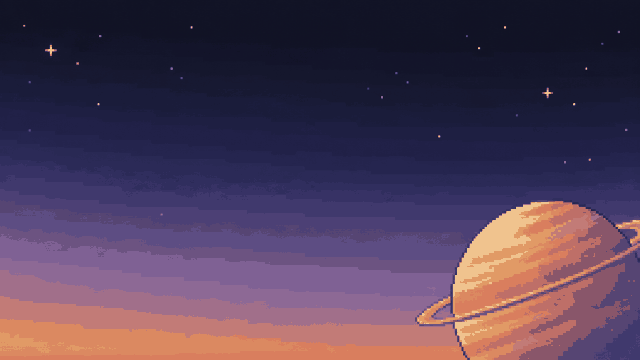
#> input picture art-src/lunar/work/lunar-sky-w2.png, 640 x 360 px
$ python build_sky.py
#> lines starting #> are read from the running program, lines starting #| are printed output that depends on the picture
"""Rebuild lunar-sky.png: clean banded dusk gradient + an authored ringed planet (dev tooling; Pillow).

Wave 3 round 3 (2026-10-02). Replaces the quantized Codex painting (kept as work/lunar-sky-w2.png):
  * the gradient keeps the w2 colour ramp but each band edge is a smooth sum of sines with integer
    periods over 640 px (seamless wrap), cleaned of 1 px back-and-forth steps; a few tapered
    horizontal cloud lenses sit in the warm lower sky;
  * stars and the two sparkle crosses are copied from the w2 sky (pixels well above their row's
    band colour), except near the planet;
  * the planet is drawn in the planet-far-plum idiom: 1 px darker rim, latitude bands on a tilted
    sphere in an 8-colour amber/terracotta/plum ramp, a terminator toward the bottom-right, a 1 px
    top-left limb catch-light and a continuous ring (back pass behind, front pass over the body,
    1 px ring shadow on the body).
Run from the repo root:  python art-src/lunar/scripts/build_sky.py
"""
from __future__ import annotations

import math
from pathlib import Path

from PIL import Image

ROOT = Path(__file__).resolve().parents[3]
SRC = ROOT / "art-src" / "lunar" / "work" / "lunar-sky-w2.png"
OUT = ROOT / "public" / "assets" / "lunar" / "lunar-sky.png"
W, H = 640, 360

# (colour, first row of the band, wave terms (amp, cycles per 640 px, phase)) top to bottom
BANDS: list[tuple[tuple[int, int, int], int, list[tuple[float, int, float]]]] = [
    ((17, 19, 37), 0, []),
    ((19, 20, 42), 46, [(1.1, 2, 0.4), (0.2, 4, 1.1)]),
    ((21, 23, 45), 63, [(1.3, 2, 2.0), (0.2, 4, 0.3)]),
    ((23, 25, 50), 80, [(1.4, 3, 1.2), (0.3, 5, 2.2)]),
    ((26, 28, 58), 98, [(1.6, 2, 4.1), (0.3, 4, 0.8)]),
    ((30, 31, 66), 117, [(1.8, 3, 0.2), (0.3, 5, 1.7)]),
    ((33, 33, 72), 133, [(1.8, 2, 3.0), (0.3, 4, 2.6)]),
    ((37, 37, 79), 151, [(2.0, 3, 5.0), (0.4, 5, 0.1)]),
    ((43, 42, 87), 166, [(2.2, 2, 1.6), (0.4, 4, 3.3)]),
    ((48, 46, 94), 182, [(2.3, 3, 2.7), (0.4, 5, 1.0)]),
    ((55, 50, 101), 191, [(2.3, 2, 0.9), (0.5, 4, 4.0)]),
    ((64, 57, 109), 200, [(2.5, 3, 3.6), (0.5, 5, 2.0)]),
    ((76, 64, 117), 212, [(2.7, 2, 5.5), (0.5, 4, 0.6)]),
    ((93, 77, 131), 226, [(2.9, 3, 1.9), (0.6, 5, 3.0)]),
    ((108, 83, 133), 248, [(3.1, 2, 4.4), (0.6, 4, 1.4)]),
    ((127, 97, 148), 258, [(3.2, 3, 0.7), (0.6, 5, 2.8)]),
    ((141, 105, 149), 284, [(3.4, 2, 2.4), (0.6, 4, 4.6)]),
    ((161, 111, 138), 300, [(3.6, 3, 5.9), (0.7, 5, 0.2)]),
    ((194, 123, 119), 316, [(3.6, 2, 3.3), (0.7, 4, 1.9)]),
    ((219, 137, 97), 334, [(3.6, 3, 1.1), (0.7, 5, 3.9)]),
]

# tapered cloud lenses in the warm lower sky: (centre x, centre y, half length, max thickness, band index)
CLOUDS = [
    (96, 270, 58, 3, 16), (262, 292, 84, 4, 17), (430, 286, 44, 3, 17),
    (150, 314, 72, 4, 18), (360, 326, 90, 4, 19), (560, 318, 60, 3, 19),
]

# planet geometry (art px)
PCX, PCY, PR = 545, 206, 52
ROLL = math.radians(-12)        # ring/band tilt in the picture plane (rises to the right)
OPEN = math.radians(15)         # how far we see onto the ring's top face
RING_IN, RING_OUT = 1.50, 1.74  # ring radii in planet radii
RAMP = [
    (250, 226, 176),  # 0 highlight cream
    (242, 198, 138),  # 1 light amber
    (230, 168, 108),  # 2 amber
    (213, 138, 92),   # 3 warm terracotta
    (186, 112, 88),   # 4 terracotta deep
    (148, 92, 96),    # 5 terracotta-plum
    (113, 78, 110),   # 6 shadow plum
    (86, 64, 104),    # 7 deep shadow
]
RIM = (52, 40, 76)
RING_HI, RING_MID, RING_LO, RING_SHADE = (247, 218, 160), (226, 172, 112), (182, 120, 92), (122, 84, 108)


def wave(base: int, terms: list[tuple[float, int, float]]) -> list[int]:
    ys = [round(base + sum(a * math.sin(2 * math.pi * n * x / W + p) for a, n, p in terms)) for x in range(W)]
    for _ in range(3):
        for x in range(W):
            l, r = ys[(x - 1) % W], ys[(x + 1) % W]
            if l == r and ys[x] != l:
                ys[x] = l
    return ys


def gradient() -> Image.Image:
    img = Image.new("RGBA", (W, H), (*BANDS[0][0], 255))
    px = img.load()
    edges = [wave(b, t) for _, b, t in BANDS]
    for x in range(W):
        for y in range(H):
            idx = 0
            for i, e in enumerate(edges):
                if y >= e[x]:
                    idx = i
            px[x, y] = (*BANDS[idx][0], 255)
    for cx, cy, half, thick, band in CLOUDS:
        col = BANDS[band][0]
        for dx in range(-half, half + 1):
            t = 1 - (dx / half) ** 2
            th = max(1, round(thick * t ** 0.6))
            if t < 0.08:
                continue
            x = (cx + dx) % W
            # slight upward bow so lenses read as soft cloud bars, not rulers
            yc = cy - round(1.5 * t)
            for dy in range(th):
                px[x, yc + dy] = (*col, 255)
    return img


def copy_stars(img: Image.Image) -> int:
    """Copy the w2 stars/sparkles: small bright components only (<= 80 px: dots and the two sparkle crosses), away from the planet."""
    src = Image.open(SRC).convert("RGB")
    sp, px = src.load(), img.load()
    bright = {(x, y) for y in range(0, 250) for x in range(W) if sum(sp[x, y]) - sum(px[x, y][:3]) > 75}
    n, seen = 0, set()
    for start in bright:
        if start in seen:
            continue
        comp, stack = [], [start]
        seen.add(start)
        while stack:
            x, y = stack.pop()
            comp.append((x, y))
            for q in ((x + 1, y), (x - 1, y), (x, y + 1), (x, y - 1)):
                if q in bright and q not in seen:
                    seen.add(q)
                    stack.append(q)
        if len(comp) > 80 or any(x > 596 and y > 196 for x, y in comp):
            continue
        if any((x - PCX) ** 2 + (y - PCY) ** 2 < (PR * 1.9) ** 2 for x, y in comp):
            continue
        for x, y in comp:
            px[x, y] = (*sp[x, y], 255)
            n += 1
    return n


def axes() -> tuple[tuple[float, float, float], tuple[float, float, float], tuple[float, float, float]]:
    """Planet spin axis and two ring-plane vectors in screen space (x right, y down, z toward viewer)."""
    # axis starts as screen-up, tipped toward the viewer by OPEN, then rolled by ROLL
    ax = (0.0, -math.cos(OPEN), math.sin(OPEN))
    e1 = (1.0, 0.0, 0.0)
    e2 = (0.0, math.sin(OPEN), math.cos(OPEN))
    c, s = math.cos(ROLL), math.sin(ROLL)

    def roll(v: tuple[float, float, float]) -> tuple[float, float, float]:
        return (v[0] * c - v[1] * s, v[0] * s + v[1] * c, v[2])

    return roll(ax), roll(e1), roll(e2)


def planet(img: Image.Image) -> None:
    px = img.load()
    ax, e1, e2 = axes()
    light = (-0.62, -0.58, 0.53)
    ln = math.sqrt(sum(v * v for v in light))
    light = tuple(v / ln for v in light)

    def ring_coords(x: float, y: float) -> tuple[float, float] | None:
        """Ring-plane radius (in planet radii) and depth sign for a screen point on the ring plane."""
        # solve P = a*e1 + b*e2 with P.xy = (x, y); z follows
        det = e1[0] * e2[1] - e1[1] * e2[0]
        if abs(det) < 1e-6:
            return None
        a = (x * e2[1] - y * e2[0]) / det
        b = (e1[0] * y - e1[1] * x) / det
        z = a * e1[2] + b * e2[2]
        return math.hypot(a, b), z

    def ring_colour(rho: float, a_ang: float, z: float):
        t = (rho - RING_IN) / (RING_OUT - RING_IN)
        if t < 0.18 or t > 0.88:
            col = RING_LO
        elif t < 0.5:
            col = RING_HI
        else:
            col = RING_MID
        # the far right ansa sits in the planet's shadow side: one step down
        return col

    ring_px: dict[tuple[int, int], tuple[tuple[int, int, int], float]] = {}
    for y in range(H):
        for x in range(W):
            dx, dy = (x + 0.5 - PCX) / PR, (y + 0.5 - PCY) / PR
            rc = ring_coords(dx, dy)
            if rc is None:
                continue
            rho, z = rc
            if RING_IN <= rho <= RING_OUT:
                ring_px[(x, y)] = (ring_colour(rho, 0.0, z), z)

    # ring outline: 1 px darker edge on the sky side of the ring band
    def is_ring(p: tuple[int, int]) -> bool:
        return p in ring_px

    # back pass + outlines first
    body: set[tuple[int, int]] = set()
    for y in range(PCY - PR - 1, PCY + PR + 2):
        for x in range(PCX - PR - 1, PCX + PR + 2):
            dx, dy = (x + 0.5 - PCX) / PR, (y + 0.5 - PCY) / PR
            if dx * dx + dy * dy <= 1.0:
                body.add((x, y))

    for (x, y), (col, z) in ring_px.items():
        if z < 0 and (x, y) not in body:
            px[x, y] = (*col, 255)
    for (x, y), (col, z) in ring_px.items():
        if (x, y) in body:
            continue
        for nx, ny in ((x, y - 1), (x, y + 1), (x - 1, y), (x + 1, y)):
            if (nx, ny) not in ring_px and (nx, ny) not in body and 0 <= ny < H and 0 <= nx < W:
                # outline only on the lower/outer edges (light from top-left keeps the upper edge soft)
                px[nx, ny] = (*RING_SHADE, 255) if ny > y or nx > x else px[nx, ny]

    # body
    shade: dict[tuple[int, int], int] = {}
    for (x, y) in body:
        dx, dy = (x + 0.5 - PCX) / PR, (y + 0.5 - PCY) / PR
        dz = math.sqrt(max(0.0, 1 - dx * dx - dy * dy))
        n = (dx, dy, dz)
        lam = max(0.0, sum(a * b for a, b in zip(n, light)))
        lat = sum(a * b for a, b in zip(n, ax))
        lon = math.atan2(sum(a * b for a, b in zip(n, e2)), sum(a * b for a, b in zip(n, e1)))
        if lam > 0.78:
            li = 0
        elif lam > 0.50:
            li = 1
        elif lam > 0.24:
            li = 2
        else:
            li = 4
        latw = lat + 0.035 * math.sin(2 * lon + 0.6)
        # latitude bands: 0 light zone, 1 belt, 2 dark accent belt
        if latw > 0.62:
            band = 1
        elif latw > 0.40:
            band = 0
        elif latw > 0.28:
            band = 1
        elif latw > 0.05:
            band = 0
        elif latw > -0.10:
            band = 2
        elif latw > -0.22:
            band = 1
        elif latw > -0.48:
            band = 0
        elif latw > -0.62:
            band = 1
        else:
            band = 0
        shade[(x, y)] = min(7, li + band + (1 if li == 0 and band else 0))

    # ring shadow on the body: just below the front pass
    for (x, y) in list(shade):
        dx, dy = (x + 0.5 - PCX) / PR, (y + 0.5 - PCY) / PR
        rc = ring_coords(dx, dy - 2.0 / PR)
        if rc and RING_IN <= rc[0] <= RING_OUT and rc[1] > 0 and (x, y) not in ring_px:
            shade[(x, y)] = min(7, shade[(x, y)] + 2)

    # clean isolated single pixels
    for _ in range(2):
        for (x, y), v in list(shade.items()):
            nb = [shade.get(p) for p in ((x - 1, y), (x + 1, y), (x, y - 1), (x, y + 1))]
            nb = [n for n in nb if n is not None]
            if len(nb) == 4 and v not in nb:
                shade[(x, y)] = max(set(nb), key=nb.count)
            elif len(nb) >= 2 and nb.count(v) == 0 and (x - 1, y) in shade and (x + 1, y) in shade and shade[(x - 1, y)] == shade[(x + 1, y)]:
                shade[(x, y)] = shade[(x - 1, y)]

    for (x, y), v in shade.items():
        px[x, y] = (*RAMP[v], 255)

    # rim: 1 px darker outline on body pixels that touch the sky
    edge = [(x, y) for (x, y) in body if any(p not in body for p in ((x - 1, y), (x + 1, y), (x, y - 1), (x, y + 1)))]
    for x, y in edge:
        px[x, y] = (*RIM, 255)
    # top-left limb catch-light just inside the rim
    for x, y in edge:
        dx, dy = (x + 0.5 - PCX) / PR, (y + 0.5 - PCY) / PR
        if dx < -0.15 and dy < 0.25 and dx + dy < -0.55:
            ix, iy = x + (1 if dx < 0 else -1), y + (1 if dy < 0 else -1)
            for q in ((ix, y), (x, iy)):
                if q in body and q not in edge:
                    px[q[0], q[1]] = (*RAMP[0], 255)

    # front pass over the body
    for (x, y), (col, z) in ring_px.items():
        if z >= 0:
            px[x, y] = (*col, 255)
    # dark separation line just under the front pass where it crosses the body
    for (x, y), (col, z) in ring_px.items():
        if z >= 0 and (x, y) in body and (x, y + 1) in body and (x, y + 1) not in ring_px:
            px[x, y + 1] = (*RAMP[6], 255)


def main() -> None:
    img = gradient()
#> in gradient, `img = Image.new("RGBA", (W, H), (*BANDS[0][0], 255))`:
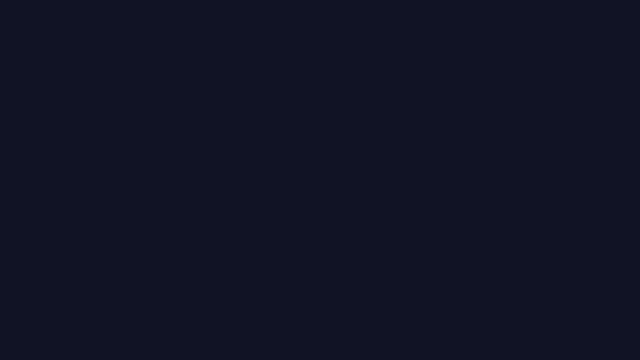
#> img: PIL image 640x360 RGBA; mean R, G, B, A 17, 19, 37, 255
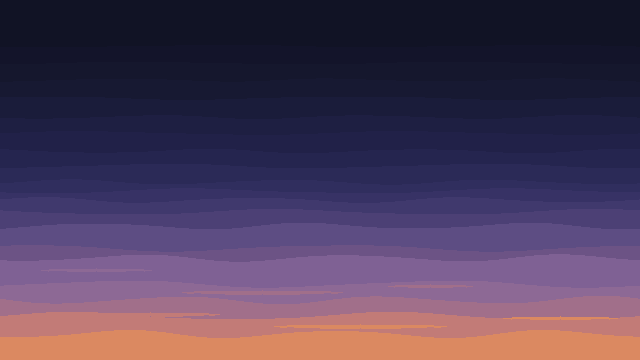
#> img: PIL image 640x360 RGBA; mean R, G, B, A 77.7, 60.2, 89.1, 255
    n = copy_stars(img)
#> in copy_stars, `bright = {(x, y) for y in range(0, 250) for x in range(W) if sum(sp[x,..`: bright = 5357 items
#> the loop in copy_stars, `for start in bright:` made 5357 passes
#> start on passes 2 to 4: (544, 212), (534, 204), (553, 217)
#> after the loop in copy_stars, `for start in bright:`: n = 247; seen = 5357 items
#> n = 247
    planet(img)
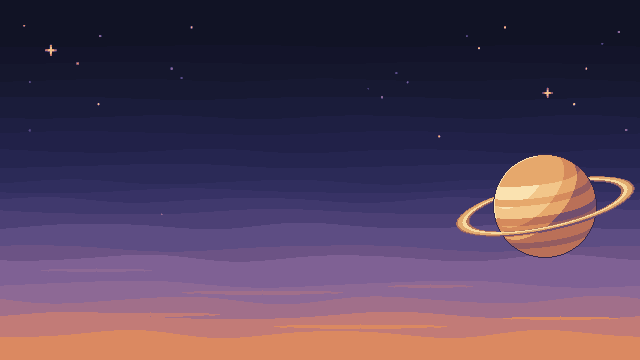
#> img: PIL image 640x360 RGBA; mean R, G, B, A 83.5, 63.9, 89.2, 255
    img.save(OUT, optimize=True)
    print(f"wrote {OUT} ({n} star px copied)")
#| wrote public/assets/lunar/lunar-sky.png (247 star px copied)


if __name__ == "__main__":
    main()
